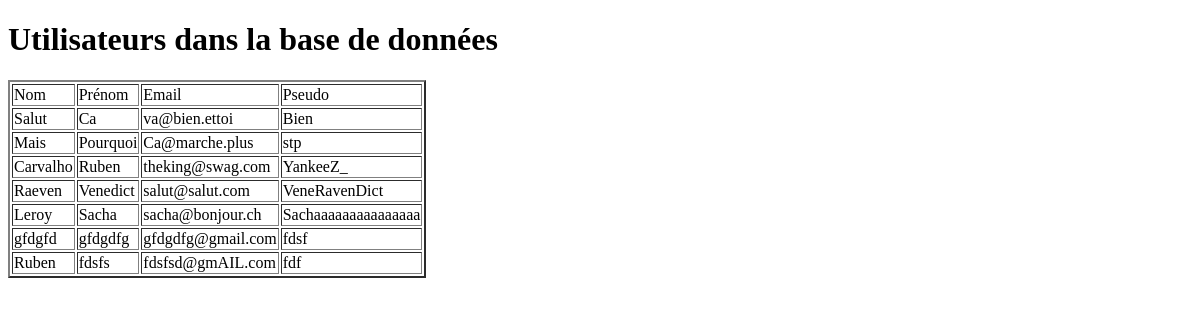
Page /utilisateurs.php on the committed database.
### tables this page shows
CREATE TABLE IF NOT EXISTS `user` (
  `idUser` int(11) NOT NULL AUTO_INCREMENT,
  `nom` varchar(50) NOT NULL,
  `prenom` varchar(50) NOT NULL,
  `email` varchar(50) NOT NULL,
  `dateNaissance` date NOT NULL,
  `pseudo` varchar(50) NOT NULL,
  `password` varchar(255) NOT NULL,
  `description` text,
  PRIMARY KEY (`idUser`),
  UNIQUE KEY `pseudo` (`pseudo`)
);

### dbfunction.php (called while the page is built, shortened)
<?php
function getConnexion()
{
    static $bdd = null;
    if($bdd == null)
    {
        try
        {
            $bdd = new PDO('mysql:host='.HOST.';dbname='.DBNAME, USER, PASS);
            $bdd->setAttribute(PDO::ATTR_ERRMODE, PDO::ERRMODE_EXCEPTION);
        }
        catch (PDOException $e)
        {
            print "Erreur : " . $e->getMessage() . "<br/>";
            die();
        }
    }
    return $bdd;
}
function selectAllUsers()
{
    $RequeteSql =  'SELECT * FROM user';
    $RequeteData = getConnexion()->query($RequeteSql);
    return $RequeteData;
}

### phpToHtml.php (the view)
<?php
function buildTable($tableau)
{
    echo '<table border="2"><tr><td>Nom</td><td>Prénom</td><td>Email</td><td>Pseudo</td></tr>';
    foreach ($tableau as $data)
    {
        echo '<tr><td>'.$data['nom'].'</td><td>'.$data['prenom'].'</td><td>'.$data['email'].'</td><td>'.$data['pseudo'].'</td></tr>';
    }
    echo '</table>';
}
?>

### utilisateurs.php (shortened to what this page needs)
<!DOCTYPE html>
<?php
include 'dbfunction.php';
include 'phpToHtml.php';
?>
<html>
    <head>
        <link rel="stylesheet" type="text/css" href="style.css">
    </head>
    <body>
        <h1>Utilisateurs dans la base de données</h1>
        <div>
        <?php
            buildTable(selectAllUsers());
        ?>
        </div>
    </body>
</html>

### rows in the picture
user: nom "Salut", prenom "Ca", email "va@bien.ettoi", pseudo "Bien"
user: nom "Mais", prenom "Pourquoi", email "Ca@marche.plus", pseudo "stp"
user: nom "Carvalho", prenom "Ruben", email "theking@swag.com", pseudo "YankeeZ_"
user: nom "Raeven", prenom "Venedict", email "salut@salut.com", pseudo "VeneRavenDict"
user: nom "Leroy", prenom "Sacha", email "sacha@bonjour.ch", pseudo "Sachaaaaaaaaaaaaaaa"
user: nom "gfdgfd", prenom "gfdgdfg", email "gfdgdfg@gmail.com", pseudo "fdsf"
user: nom "Ruben", prenom "fdsfs", email "fdsfsd@gmAIL.com", pseudo "fdf"
